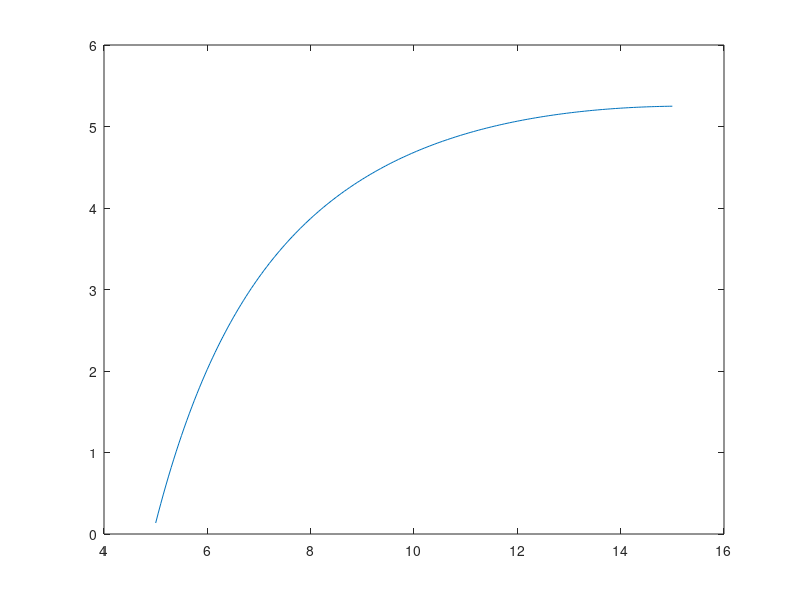

MATLAB code to generate this figure:
%%%% Titan Aerial Daughtercraft (TAD) %%%%%%%%%%%%%%%%
%%%% Momentum theory based parametric analysis %%%%%%%
%%%% Tailsitter mission design %%%%%%%%%%%%%%%%%%%%%%%
%%%% 07/09/2018 %%%%%%%%%%%%%%%%%%%%%%%%%%%%%%%%%%%%%%
%%%% Daiju uehara, Larry Matthies, Phil Tokumaru %%%%% 

clc 
clear all

% Define planet paremeters on Titan
a = 190;% speed of sound [m/s]
rho = 5.34;% air density [kg/m^3]
g = 1.352;% gravity [m/s^2]
nu = 1.2e-6;% kinematic viscosity [m^2/s]

%%
% Define vehicle parameters
m = 10;% vehicle mass [kg]
N = m*g;% vehicle weight [N]
Nr = 2;% number of rotor, assuming a quadcopter config

% Hover performance assumption
FM = 0.72;% rotor figure of merit is given parameter in this analysis 
Mtip = 0.18;% Tip mach number
DL = 50/g;% disk loading [kg/m^2] typical for toy-scale helicopter?

% Parameters of each rotor 
Vtip = Mtip*a;% Tip speed [m/s]
A = m/Nr/DL;% disk area
R = sqrt(A/pi);% rotor radius [m]
omega = Vtip/R;% angular velocity [rad/s]
RPM = 2*pi/omega*60;% angular velocity [RPM]

% Ideal hover power 
Th = N/Nr;%thrust of each rotor for hover
vh = sqrt(DL*g/2/rho);% ideal induced velocity in hover
Ph = Th*vh;% ideal induced power in hover

% Payload fuselage design
it = 0.06;% insulation thickness [m]
pl = 0.17;% payload length [m]
pw = 0.12;% payload width [m]
ph = 0.07;% payload height [m]
Ap = 0.012;% payload frontal area [m^2] or pw x ph 
mp = 2;% payload mass [kg]
ma = 0.5;% avionics mass [kg]
da = 2500;% avionics density [kg/m^3]
va = ma/da;% avionics volume [m^3]
de = 2500;% energy storage density [kg/m^3]
Cdmulti = 1.5;% drag multiplier

% Efficiency coefficients
etam = 0.80;% motor efficiency 
etac = 0.95;% control efficiency 

etafw = FM*etam*etac;% total forward flight efficiency
kinduced = 1.15;% induced power factor 

% Blade parameters
dblade = 0.15;% blade mass density based on disk area [kg/m^2]
mblade = dblade*A*4;
Cdblade = 0.007;% blade drag coefficient

% Support tube mass
msupport = 0.0720*R*Nr;

% Motor constant 
m1 = 0.003;% motor constant [kg]
m2 = 0.322;% motor constant [kg/N-m]

% Battery specific energy
Ebconst = 100;% Wh/kg

%%
% Forward flight analysis
V = 5:0.05:15;% forward speed flight range
% Optimize disk angle of attack till maximum mission radius is found
% AoAop = zeros(1,length(V));
mbattery = 0;
Ss = zeros(1,length(V));
time = zeros(1,length(V));
hours = zeros(1,length(V));
range = zeros(1,length(V));
rm = zeros(1,length(V));
Ps = zeros(1,length(V));
mwings = zeros(1,length(V));
mba = zeros(1,length(V));
Thrust = zeros(1,length(V));
kwss = zeros(1,length(V));
kbs = zeros(1,length(V));
vs = zeros(1,length(V));

kw = 20;% wing weight coefficient [N/m^2]
AR = 6;
CD0 = 0.03;
e = 0.75;
K = 1/pi/AR/e;
CL = sqrt(CD0/K);
counter = 0;

for ii = 1:length(V)

%         Re = V(1,ii)*lre/nu;% Reynolds number
%         if Re < 2e5
%             Cdbody = 0.47;% drag coefficient of vehicle body
%         else
%             Cdbody = 0.18;
%         end
        Cdbody = 0.18;  
        S = 2*N/rho/CL/(V(1,ii)^2);
        mwing = kw*S;
        kws = N/S;
        Dwing = 1/2*rho*(CD0+K*CL^2)*S*V(1,ii)^2;
        Dbody = 1/2*Cdbody*V(1,ii)^2*rho*0.1252;% parasite drag [N]
        Ttotal = Dwing+Dbody;
        Trotor = Ttotal/Nr;
        
        vtemp = sqrt(Trotor/2/rho/A);
        vclimb = vtemp*(-V(1,ii)/(2*vtemp)+sqrt(1+(V(1,ii)/(2*vtemp))^2));% induced velocity in climb [m/s]

        Ptemp = Trotor*vtemp;
        Pclimb = Ptemp*(V(1,ii)/(2*vtemp)+sqrt(1+(V(1,ii)/(2*vtemp))^2));% induced power in climb [W]
        Pca = Pclimb/etafw;% actual power [W]
        Pcatotal = Pca*Nr;% Total climb power 
        
        Q = Pclimb/omega;% Torque of each rotor [Nm]
        mmotor = m1+m2*Q;% motor mass [kg]
        
        % Find total mass required
        mbattery = m-mmotor*Nr-mwing-ma-mp-msupport-mblade-0.1*m;
        counter = counter+1;

        Eb = Ebconst*mbattery;% battery energy [Wh]
        time(1,ii) = Eb/Pcatotal*3600;% mission endurance [s]
        hours(1,ii) = time(1,ii)/3600;% mission endurance [h]
        range(1,ii) = time(1,ii)*V(1,ii)/1000;% mission range [km]
        rm(1,ii) = range(1,ii)/2;% mission radius [km]
        mba(1,ii) = mbattery;
        kbs(1,ii) = mbattery/m;
        Thrust(1,ii) = Ttotal;
        Ps(1,ii) = Pcatotal;
        vs(1,ii) = vclimb;
        Ss(1,ii) = S;
        mwings(1,ii) = mwing;
        kwss(1,ii) = kws;

end
plot(V,mba)

% %%
% figure(1)
% hold on
% si = 2;
% h5 = plot(V,Ps,'linewidth',si);
% plot(V,Pis,'linewidth',si)
% plot(V,Pps,'linewidth',si)
% hh5 = plot(V(1,Imin),Ps(1,Imin),'ok','linewidth',si);
% 
% h = gca;
% grid off;
% fs = 12;
% % set(h,'GridAlpha',0.1,'GridLineStyle','--','GridColor',[0.5 0.5 0.5]);
% % title('ground config');
% xlabel('airspeed V [m/s]','FontSize',fs);
% ylabel('Power [W] ','FontSize',fs);
% set(h,'FontName','Times New Roman','linewidth',si);
% set(h,'FontName','Times New Roman','linewidth',si);
% legend('Total','Induced','Body drag','spreadsheet');
% 
% a1 = 0;
% a2 = 16;
% b1 = 0;
% b2 = 120;
% xlim([a1 a2]);
% ylim([b1 b2]);
% 
% FS = 12;
% xt = a1:1:a2 ;
% set(h,'XTick',xt) ;
% set(h,'XTickLabel',xt,'fontsize',FS) ;
% yt = b1:10:b2 ; 
% set(h,'YTick',yt) ;
% set(h,'YTickLabel',yt,'fontsize',FS) ;
% pbaspect([2 1 1])
% %%
% figure(2)
% si = 2;
% subplot(2,1,1)
% hold on
% hhh5 = plot(V,hours,'linewidth',si);
% hhhh5 = plot(V(1,Imin),hours(1,Imin),'ok','linewidth',si);
% 
% h = gca;
% grid off;
% fs = 12;
% 
% ylabel('Endurance [hours] ','FontSize',fs);
% set(h,'FontName','Times New Roman','linewidth',si);
% set(h,'FontName','Times New Roman','linewidth',si);
% 
% subplot(2,1,2)
% hold on
% hhhhh5 = plot(V,range,'linewidth',si);
% hhhhhh5 = plot(V(1,Imin),range(1,Imin),'ok','linewidth',si);
% 
% h = gca;
% grid off;
% fs = 12;
% 
% xlabel('Airspeed V [m/s]','FontSize',fs);
% ylabel('Range [km] ','FontSize',fs);
% set(h,'FontName','Times New Roman','linewidth',si);
% set(h,'FontName','Times New Roman','linewidth',si);
% 
% a1 = 0;
% a2 = 16;
% b1 = 0;
% b2 = 5.5;
% xlim([a1 a2]);
% % ylim([b1 b2]);
% 
% FS = 12;
% xt = a1:2:a2 ;
% set(h,'XTick',xt) ;
% set(h,'XTickLabel',xt,'fontsize',FS) ;
% % yt = b1:0.5:b2 ; 
% % set(h,'YTick',yt) ;
% % set(h,'YTickLabel',yt,'fontsize',FS) ;


